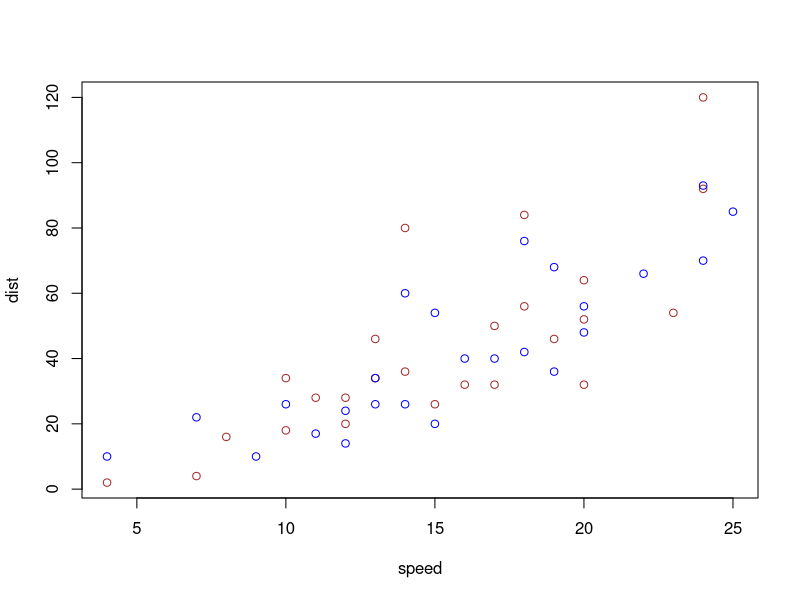
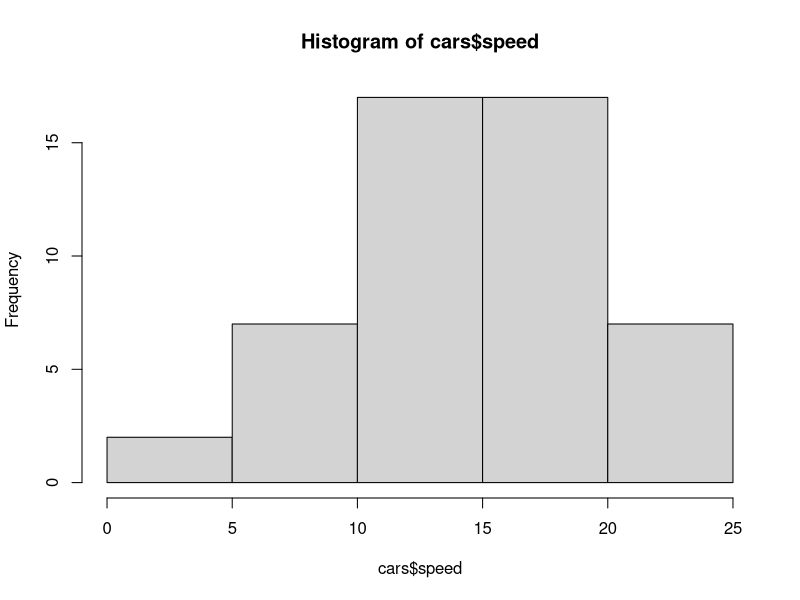
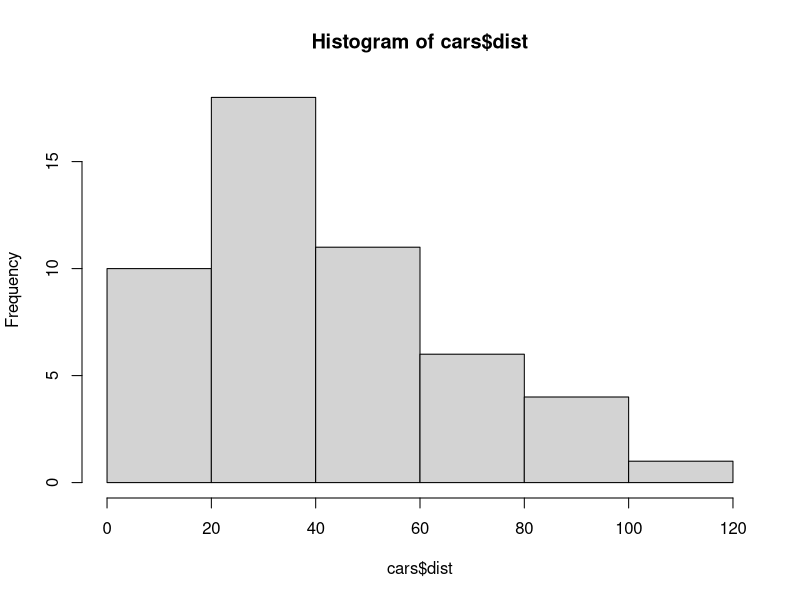
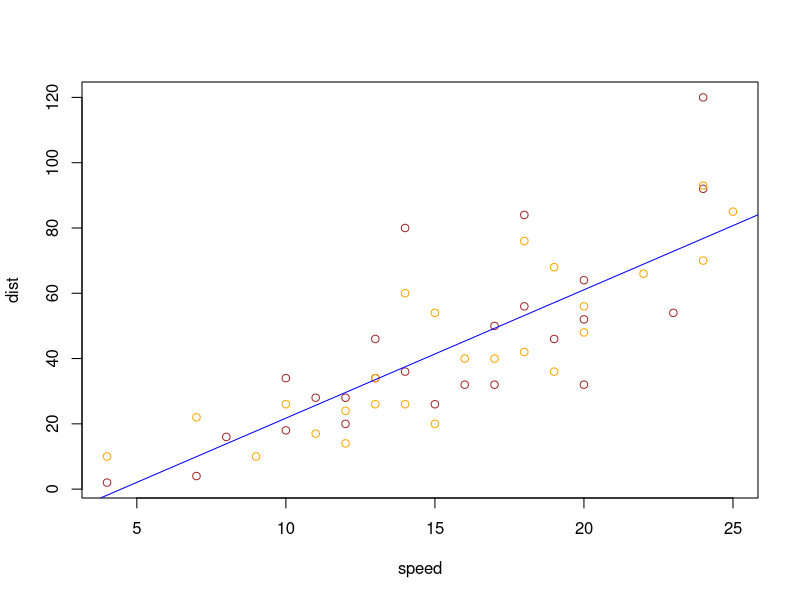
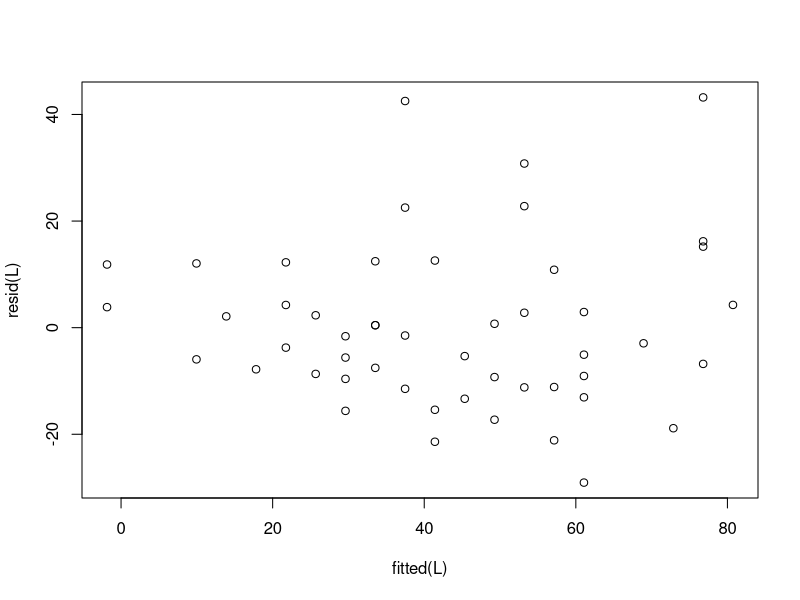
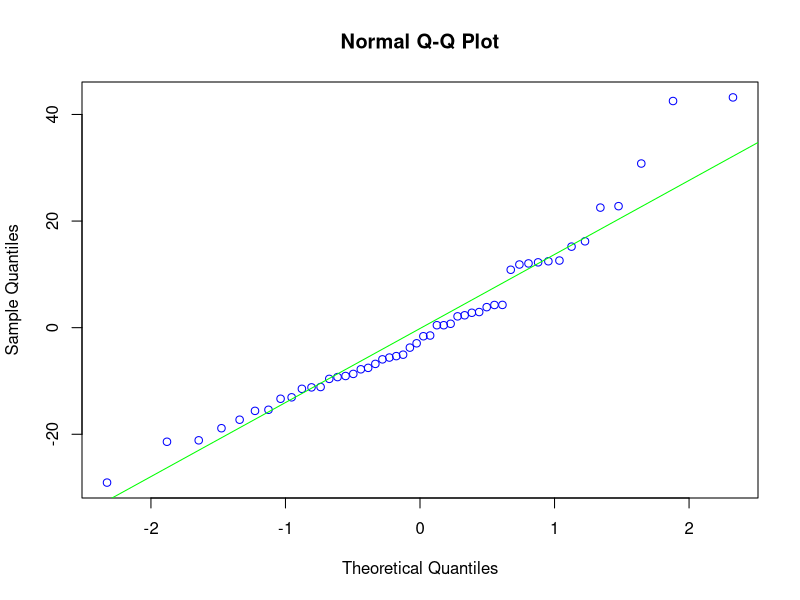

Reproduce these figures in R, in order.
## ---- chunk 1
knitr::opts_chunk$set(echo = TRUE)
## ---- chunk 2
head(cars)
## ---- chunk 3
summary(cars)
## ---- chunk 4
plot(cars,col=c("brown","blue"))
## ---- chunk 5
hist(cars$speed)
hist(cars$dist)
## ---- chunk 6
L <- lm(dist ~ speed, cars)
summary(L)
## ---- chunk 7
plot(cars,col=c("brown","orange"))
abline(L,col="blue")
## ---- chunk 8
plot(fitted(L), resid(L))
## ---- chunk 9
qqnorm(resid(L),col="blue")
qqline(resid(L),col="green")
